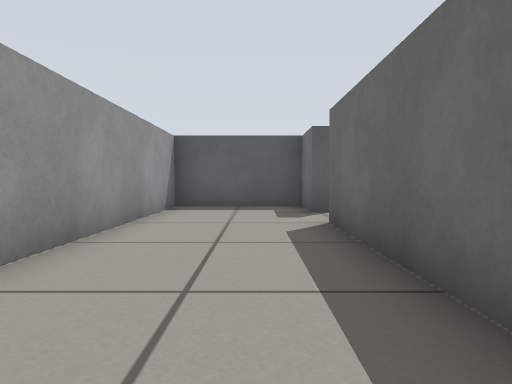
view 1 (above)

14 first-person views from a walk through a Gazebo world. The camera is 0.39 m above the floor, tilts 2° down and sees 70° across. The floor is counted in squares, 0.5 m on a side. Each view is taken from the middle of a square. On the plan, view 1 faces up. The plan holds only what a view shows up to about 11 squares ahead; the rest is blank.

view 2
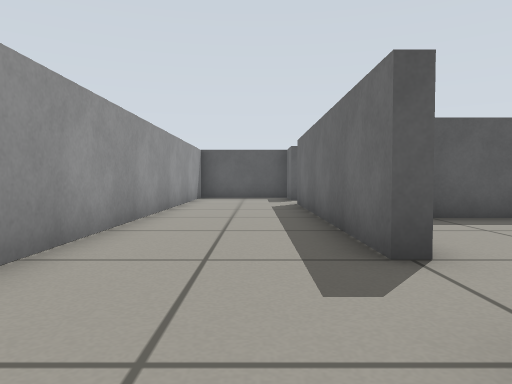

view 3
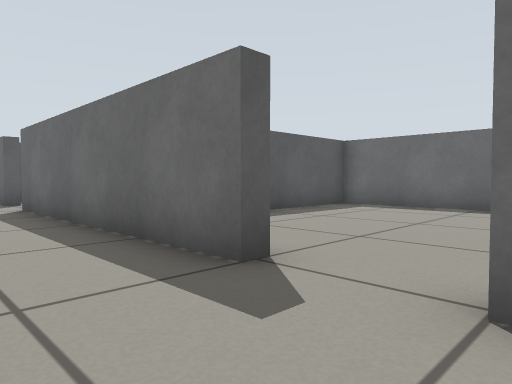

view 4
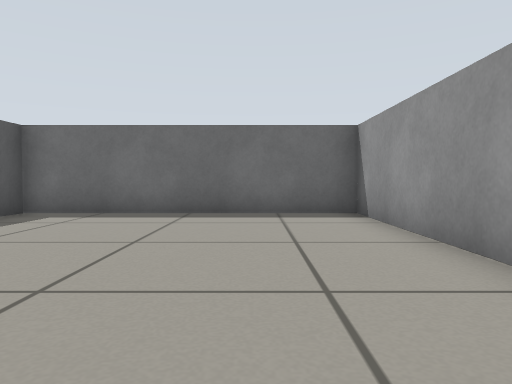

view 5
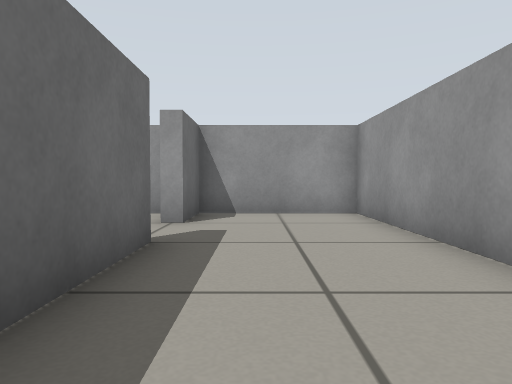

view 6
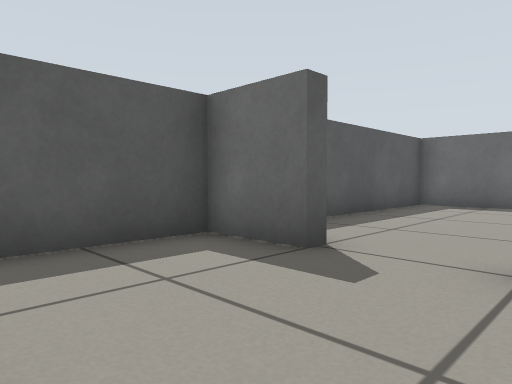

view 7
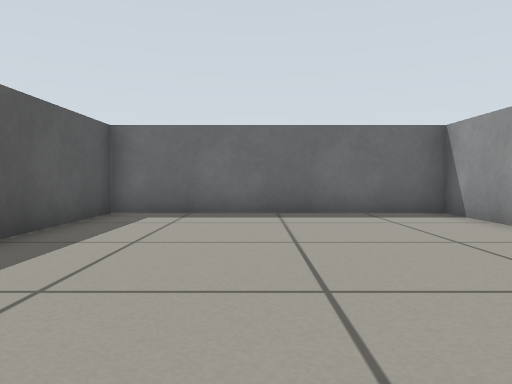

view 8
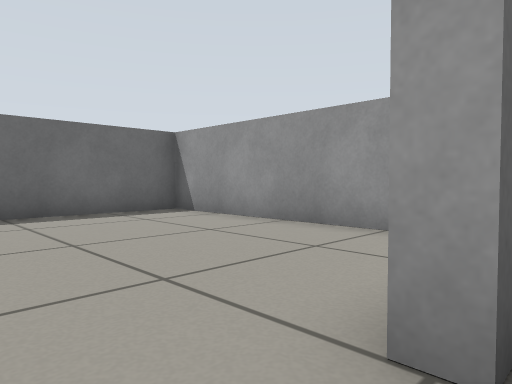

view 9
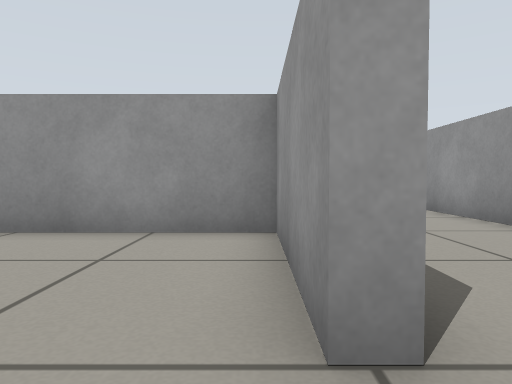

view 10
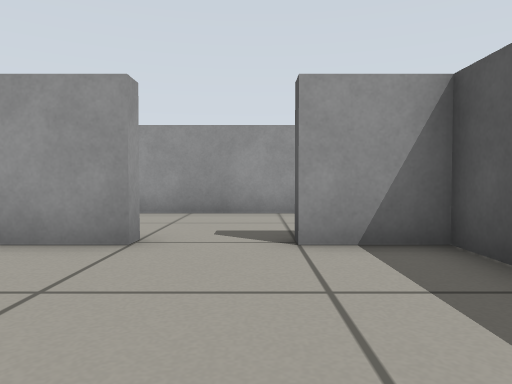

view 11
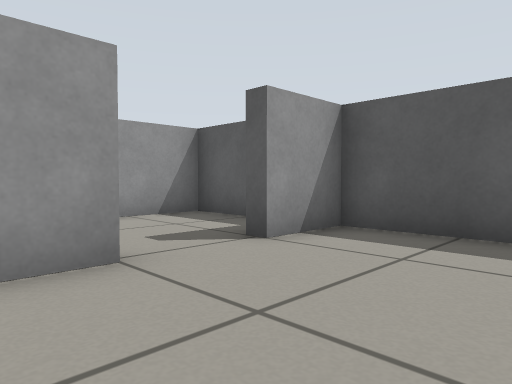

view 12
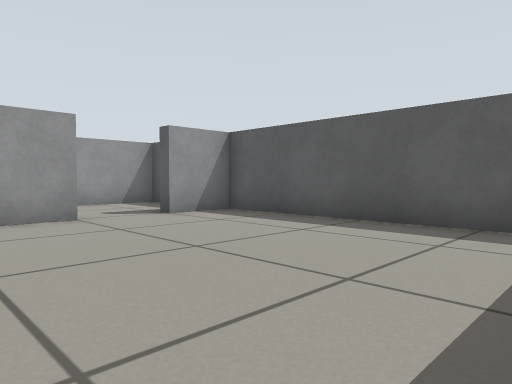

view 13
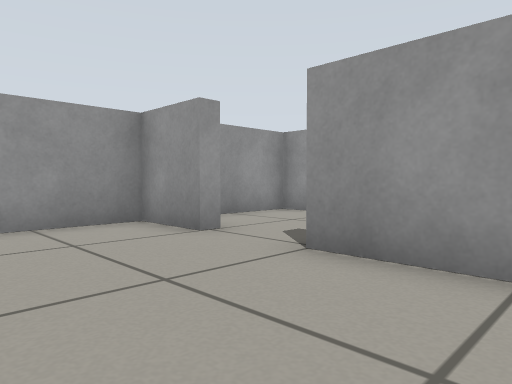

view 14
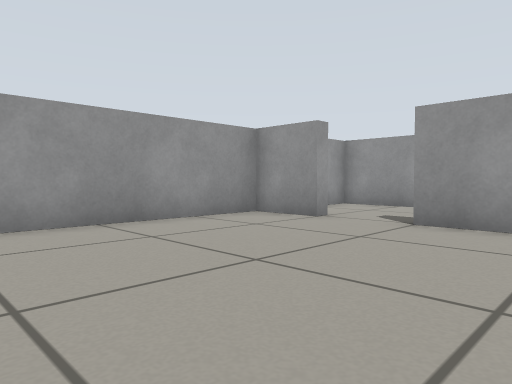

### Floor plan
Ten units are one square. View 1 is at (0, 0); x grows to the right and y downward. Boxes are objects, and circles mark ways between rooms. Rooms are numbered by the first view taken in them; rooms with no view inside come last. Other rooms are left out.
<svg viewBox="-28 -108 126 166">
<path fill="none" stroke="#000" d="M17 15 13 15 13 -65M17 -85 13 -85 13 -103 -23 -103 -23 53 13 53 13 35M13 -65 17 -65 17 -27 93 -27 93 -103 17 -103 17 -85M13 35 17 35 17 53 93 53 93 -23 35 -23M17 -5 17 15"/>
<circle cx="10" cy="-75" r="3" fill="#2a7"/>
<circle cx="10" cy="25" r="3" fill="#2a7"/>
<text x="-10" y="-30">1</text>
<text x="50" y="-70">2</text>
<text x="50" y="20">3</text>
</svg>
Room 1 opens to room 2. Room 1 opens to room 3.

Where each view was taken, in squares from view 1:
view 1: 0 up, 0 right, facing up
view 2: 5 down, 0 right, facing up
view 3: 4 down, 1 left, facing up-right
view 4: 3 down, 1 right, facing right
view 5: 3 up, 0 right, facing down
view 6: 6 up, 2 left, facing up-right
view 7: 7 up, 1 right, facing right
view 8: 8 up, 1 right, facing down-right
view 9: 8 up, 2 right, facing down
view 10: 8 up, 6 right, facing left
view 11: 5 up, 5 right, facing up-left
view 12: 4 up, 9 right, facing up-left
view 13: 1 up, 5 right, facing down-left
view 14: 1 up, 8 right, facing down-left
